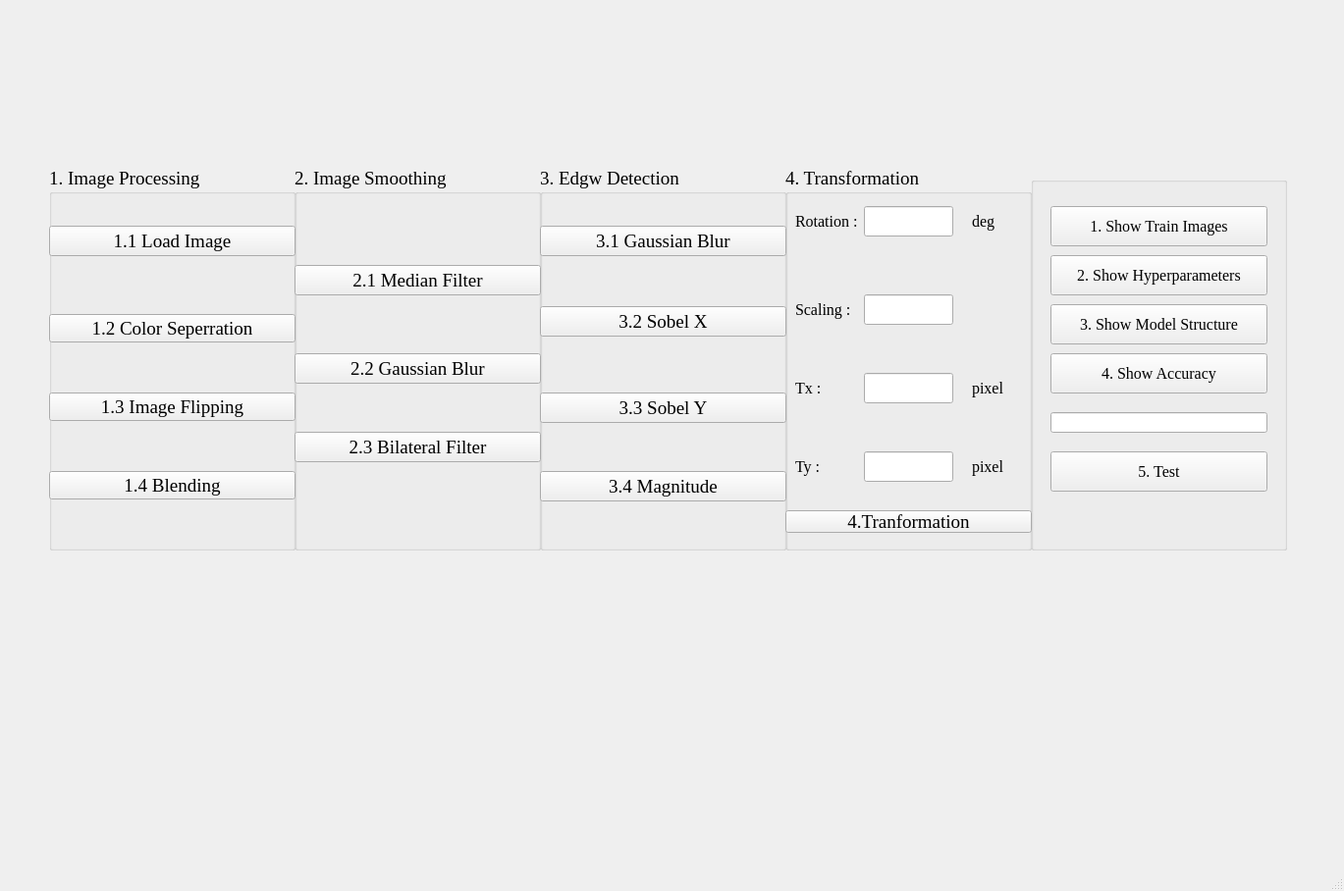
<?xml version="1.0" encoding="UTF-8"?>
<ui version="4.0">
 <class>MainWindow</class>
 <widget class="QMainWindow" name="MainWindow">
  <property name="geometry">
   <rect>
    <x>0</x>
    <y>0</y>
    <width>1369</width>
    <height>908</height>
   </rect>
  </property>
  <property name="windowTitle">
   <string>MainWindow</string>
  </property>
  <widget class="QWidget" name="centralwidget">
   <widget class="QLabel" name="label_4">
    <property name="geometry">
     <rect>
      <x>850</x>
      <y>-20</y>
      <width>101</width>
      <height>20</height>
     </rect>
    </property>
    <property name="text">
     <string>4. Transformation</string>
    </property>
   </widget>
   <widget class="QGroupBox" name="groupBox_2">
    <property name="geometry">
     <rect>
      <x>50</x>
      <y>170</y>
      <width>251</width>
      <height>391</height>
     </rect>
    </property>
    <property name="font">
     <font>
      <family>Times New Roman</family>
      <pointsize>14</pointsize>
     </font>
    </property>
    <property name="title">
     <string>1. Image Processing</string>
    </property>
    <widget class="QPushButton" name="pushButton_5">
     <property name="geometry">
      <rect>
       <x>0</x>
       <y>60</y>
       <width>251</width>
       <height>31</height>
      </rect>
     </property>
     <property name="minimumSize">
      <size>
       <width>0</width>
       <height>31</height>
      </size>
     </property>
     <property name="font">
      <font>
       <family>Times New Roman</family>
       <pointsize>14</pointsize>
      </font>
     </property>
     <property name="text">
      <string>1.1 Load Image</string>
     </property>
    </widget>
    <widget class="QPushButton" name="pushButton_2">
     <property name="geometry">
      <rect>
       <x>0</x>
       <y>150</y>
       <width>251</width>
       <height>29</height>
      </rect>
     </property>
     <property name="font">
      <font>
       <family>Times New Roman</family>
       <pointsize>14</pointsize>
      </font>
     </property>
     <property name="text">
      <string>1.2 Color Seperration</string>
     </property>
    </widget>
    <widget class="QPushButton" name="pushButton_3">
     <property name="geometry">
      <rect>
       <x>0</x>
       <y>230</y>
       <width>251</width>
       <height>29</height>
      </rect>
     </property>
     <property name="font">
      <font>
       <family>Times New Roman</family>
       <pointsize>14</pointsize>
      </font>
     </property>
     <property name="text">
      <string>1.3 Image Flipping</string>
     </property>
    </widget>
    <widget class="QPushButton" name="pushButton_4">
     <property name="geometry">
      <rect>
       <x>0</x>
       <y>310</y>
       <width>251</width>
       <height>29</height>
      </rect>
     </property>
     <property name="font">
      <font>
       <family>Times New Roman</family>
       <pointsize>14</pointsize>
      </font>
     </property>
     <property name="text">
      <string>1.4 Blending</string>
     </property>
    </widget>
   </widget>
   <widget class="QGroupBox" name="groupBox_3">
    <property name="geometry">
     <rect>
      <x>300</x>
      <y>170</y>
      <width>251</width>
      <height>391</height>
     </rect>
    </property>
    <property name="font">
     <font>
      <family>Times New Roman</family>
      <pointsize>14</pointsize>
     </font>
    </property>
    <property name="title">
     <string>2. Image Smoothing</string>
    </property>
    <widget class="QPushButton" name="pushButton_12">
     <property name="geometry">
      <rect>
       <x>0</x>
       <y>100</y>
       <width>251</width>
       <height>31</height>
      </rect>
     </property>
     <property name="minimumSize">
      <size>
       <width>0</width>
       <height>31</height>
      </size>
     </property>
     <property name="font">
      <font>
       <family>Times New Roman</family>
       <pointsize>14</pointsize>
      </font>
     </property>
     <property name="text">
      <string>2.1 Median Filter</string>
     </property>
    </widget>
    <widget class="QPushButton" name="pushButton_13">
     <property name="geometry">
      <rect>
       <x>0</x>
       <y>190</y>
       <width>251</width>
       <height>31</height>
      </rect>
     </property>
     <property name="font">
      <font>
       <family>Times New Roman</family>
       <pointsize>14</pointsize>
      </font>
     </property>
     <property name="text">
      <string>2.2 Gaussian Blur</string>
     </property>
    </widget>
    <widget class="QPushButton" name="pushButton_15">
     <property name="geometry">
      <rect>
       <x>0</x>
       <y>270</y>
       <width>251</width>
       <height>31</height>
      </rect>
     </property>
     <property name="font">
      <font>
       <family>Times New Roman</family>
       <pointsize>14</pointsize>
      </font>
     </property>
     <property name="text">
      <string>2.3 Bilateral Filter</string>
     </property>
    </widget>
   </widget>
   <widget class="QGroupBox" name="groupBox_4">
    <property name="geometry">
     <rect>
      <x>550</x>
      <y>170</y>
      <width>251</width>
      <height>391</height>
     </rect>
    </property>
    <property name="font">
     <font>
      <family>Times New Roman</family>
      <pointsize>14</pointsize>
     </font>
    </property>
    <property name="title">
     <string>3. Edgw Detection</string>
    </property>
    <widget class="QPushButton" name="pushButton_6">
     <property name="geometry">
      <rect>
       <x>0</x>
       <y>60</y>
       <width>251</width>
       <height>31</height>
      </rect>
     </property>
     <property name="minimumSize">
      <size>
       <width>0</width>
       <height>31</height>
      </size>
     </property>
     <property name="font">
      <font>
       <family>Times New Roman</family>
       <pointsize>14</pointsize>
      </font>
     </property>
     <property name="text">
      <string>3.1 Gaussian Blur</string>
     </property>
    </widget>
    <widget class="QPushButton" name="pushButton_7">
     <property name="geometry">
      <rect>
       <x>0</x>
       <y>142</y>
       <width>251</width>
       <height>31</height>
      </rect>
     </property>
     <property name="font">
      <font>
       <family>Times New Roman</family>
       <pointsize>14</pointsize>
      </font>
     </property>
     <property name="text">
      <string>3.2 Sobel X</string>
     </property>
    </widget>
    <widget class="QPushButton" name="pushButton_14">
     <property name="geometry">
      <rect>
       <x>0</x>
       <y>230</y>
       <width>251</width>
       <height>31</height>
      </rect>
     </property>
     <property name="font">
      <font>
       <family>Times New Roman</family>
       <pointsize>14</pointsize>
      </font>
     </property>
     <property name="text">
      <string>3.3 Sobel Y</string>
     </property>
    </widget>
    <widget class="QPushButton" name="pushButton_16">
     <property name="geometry">
      <rect>
       <x>0</x>
       <y>310</y>
       <width>251</width>
       <height>31</height>
      </rect>
     </property>
     <property name="font">
      <font>
       <family>Times New Roman</family>
       <pointsize>14</pointsize>
      </font>
     </property>
     <property name="text">
      <string>3.4 Magnitude</string>
     </property>
    </widget>
   </widget>
   <widget class="QGroupBox" name="groupBox">
    <property name="geometry">
     <rect>
      <x>800</x>
      <y>170</y>
      <width>251</width>
      <height>391</height>
     </rect>
    </property>
    <property name="font">
     <font>
      <family>Times New Roman</family>
      <pointsize>14</pointsize>
     </font>
    </property>
    <property name="title">
     <string>4. Transformation</string>
    </property>
    <widget class="QLabel" name="label_22">
     <property name="geometry">
      <rect>
       <x>10</x>
       <y>290</y>
       <width>111</width>
       <height>31</height>
      </rect>
     </property>
     <property name="font">
      <font>
       <family>Times New Roman</family>
       <pointsize>12</pointsize>
      </font>
     </property>
     <property name="text">
      <string>Ty :</string>
     </property>
     <property name="textFormat">
      <enum>Qt::PlainText</enum>
     </property>
    </widget>
    <widget class="QLabel" name="label_16">
     <property name="geometry">
      <rect>
       <x>10</x>
       <y>40</y>
       <width>111</width>
       <height>31</height>
      </rect>
     </property>
     <property name="font">
      <font>
       <family>Times New Roman</family>
       <pointsize>12</pointsize>
      </font>
     </property>
     <property name="text">
      <string>Rotation :</string>
     </property>
     <property name="textFormat">
      <enum>Qt::PlainText</enum>
     </property>
    </widget>
    <widget class="QPushButton" name="pushButton_17">
     <property name="geometry">
      <rect>
       <x>0</x>
       <y>350</y>
       <width>251</width>
       <height>23</height>
      </rect>
     </property>
     <property name="font">
      <font>
       <family>Times New Roman</family>
       <pointsize>14</pointsize>
      </font>
     </property>
     <property name="text">
      <string>4.Tranformation</string>
     </property>
    </widget>
    <widget class="QLabel" name="label_18">
     <property name="geometry">
      <rect>
       <x>10</x>
       <y>130</y>
       <width>111</width>
       <height>31</height>
      </rect>
     </property>
     <property name="font">
      <font>
       <family>Times New Roman</family>
       <pointsize>12</pointsize>
      </font>
     </property>
     <property name="text">
      <string>Scaling :</string>
     </property>
     <property name="textFormat">
      <enum>Qt::PlainText</enum>
     </property>
    </widget>
    <widget class="QLabel" name="label_23">
     <property name="geometry">
      <rect>
       <x>190</x>
       <y>290</y>
       <width>111</width>
       <height>31</height>
      </rect>
     </property>
     <property name="font">
      <font>
       <family>Times New Roman</family>
       <pointsize>12</pointsize>
      </font>
     </property>
     <property name="text">
      <string>pixel</string>
     </property>
     <property name="textFormat">
      <enum>Qt::PlainText</enum>
     </property>
    </widget>
    <widget class="QLabel" name="label_20">
     <property name="geometry">
      <rect>
       <x>190</x>
       <y>40</y>
       <width>111</width>
       <height>31</height>
      </rect>
     </property>
     <property name="font">
      <font>
       <family>Times New Roman</family>
       <pointsize>12</pointsize>
      </font>
     </property>
     <property name="text">
      <string>deg</string>
     </property>
     <property name="textFormat">
      <enum>Qt::PlainText</enum>
     </property>
    </widget>
    <widget class="QLabel" name="label_21">
     <property name="geometry">
      <rect>
       <x>190</x>
       <y>210</y>
       <width>111</width>
       <height>31</height>
      </rect>
     </property>
     <property name="font">
      <font>
       <family>Times New Roman</family>
       <pointsize>12</pointsize>
      </font>
     </property>
     <property name="text">
      <string>pixel</string>
     </property>
     <property name="textFormat">
      <enum>Qt::PlainText</enum>
     </property>
    </widget>
    <widget class="QLabel" name="label_19">
     <property name="geometry">
      <rect>
       <x>10</x>
       <y>210</y>
       <width>111</width>
       <height>31</height>
      </rect>
     </property>
     <property name="font">
      <font>
       <family>Times New Roman</family>
       <pointsize>12</pointsize>
      </font>
     </property>
     <property name="text">
      <string>Tx :</string>
     </property>
     <property name="textFormat">
      <enum>Qt::PlainText</enum>
     </property>
    </widget>
    <widget class="QLineEdit" name="line1">
     <property name="geometry">
      <rect>
       <x>80</x>
       <y>40</y>
       <width>91</width>
       <height>31</height>
      </rect>
     </property>
    </widget>
    <widget class="QLineEdit" name="line3">
     <property name="geometry">
      <rect>
       <x>80</x>
       <y>210</y>
       <width>91</width>
       <height>31</height>
      </rect>
     </property>
    </widget>
    <widget class="QLineEdit" name="line4">
     <property name="geometry">
      <rect>
       <x>80</x>
       <y>290</y>
       <width>91</width>
       <height>31</height>
      </rect>
     </property>
     <property name="text">
      <string/>
     </property>
    </widget>
    <widget class="QLineEdit" name="line2">
     <property name="geometry">
      <rect>
       <x>80</x>
       <y>130</y>
       <width>91</width>
       <height>31</height>
      </rect>
     </property>
    </widget>
   </widget>
   <widget class="QGroupBox" name="groupBox_5">
    <property name="geometry">
     <rect>
      <x>1050</x>
      <y>180</y>
      <width>261</width>
      <height>381</height>
     </rect>
    </property>
    <property name="title">
     <string/>
    </property>
    <widget class="QPushButton" name="btn5_1">
     <property name="geometry">
      <rect>
       <x>20</x>
       <y>30</y>
       <width>221</width>
       <height>41</height>
      </rect>
     </property>
     <property name="font">
      <font>
       <family>Times New Roman</family>
       <pointsize>12</pointsize>
      </font>
     </property>
     <property name="text">
      <string>1. Show Train Images</string>
     </property>
    </widget>
    <widget class="QPushButton" name="btn5_2">
     <property name="geometry">
      <rect>
       <x>20</x>
       <y>80</y>
       <width>221</width>
       <height>41</height>
      </rect>
     </property>
     <property name="font">
      <font>
       <family>Times New Roman</family>
       <pointsize>12</pointsize>
      </font>
     </property>
     <property name="text">
      <string>2. Show Hyperparameters</string>
     </property>
    </widget>
    <widget class="QPushButton" name="btn5_3">
     <property name="geometry">
      <rect>
       <x>20</x>
       <y>130</y>
       <width>221</width>
       <height>41</height>
      </rect>
     </property>
     <property name="font">
      <font>
       <family>Times New Roman</family>
       <pointsize>12</pointsize>
      </font>
     </property>
     <property name="text">
      <string>3. Show Model Structure</string>
     </property>
    </widget>
    <widget class="QPushButton" name="btn5_4">
     <property name="geometry">
      <rect>
       <x>20</x>
       <y>180</y>
       <width>221</width>
       <height>41</height>
      </rect>
     </property>
     <property name="font">
      <font>
       <family>Times New Roman</family>
       <pointsize>12</pointsize>
      </font>
     </property>
     <property name="text">
      <string>4. Show Accuracy</string>
     </property>
    </widget>
    <widget class="QPushButton" name="pushButton_8">
     <property name="geometry">
      <rect>
       <x>20</x>
       <y>280</y>
       <width>221</width>
       <height>41</height>
      </rect>
     </property>
     <property name="font">
      <font>
       <family>Times New Roman</family>
       <pointsize>12</pointsize>
      </font>
     </property>
     <property name="text">
      <string>5. Test</string>
     </property>
    </widget>
    <widget class="QLineEdit" name="lineEdit">
     <property name="geometry">
      <rect>
       <x>20</x>
       <y>240</y>
       <width>221</width>
       <height>21</height>
      </rect>
     </property>
    </widget>
   </widget>
  </widget>
  <widget class="QMenuBar" name="menubar">
   <property name="geometry">
    <rect>
     <x>0</x>
     <y>0</y>
     <width>1369</width>
     <height>21</height>
    </rect>
   </property>
  </widget>
  <widget class="QStatusBar" name="statusbar"/>
 </widget>
 <resources/>
 <connections/>
</ui>
